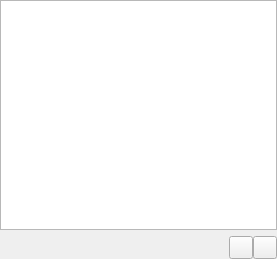
<?xml version="1.0" encoding="UTF-8"?>
<ui version="4.0">
 <class>StreamsPage</class>
 <widget class="QWidget" name="StreamsPage">
  <property name="geometry">
   <rect>
    <x>0</x>
    <y>0</y>
    <width>277</width>
    <height>259</height>
   </rect>
  </property>
  <layout class="QVBoxLayout" name="vlayout">
   <property name="leftMargin">
    <number>0</number>
   </property>
   <property name="topMargin">
    <number>0</number>
   </property>
   <property name="rightMargin">
    <number>0</number>
   </property>
   <property name="bottomMargin">
    <number>0</number>
   </property>
   <item>
    <widget class="QStackedWidget" name="viewStack">
     <property name="currentIndex">
      <number>0</number>
     </property>
     <widget class="ItemView" name="view"/>
     <widget class="ItemView" name="searchView"/>
    </widget>
   </item>
   <item>
    <layout class="QHBoxLayout" name="hlayout">
     <property name="spacing">
      <number>0</number>
     </property>
     <property name="leftMargin">
      <number>0</number>
     </property>
     <property name="topMargin">
      <number>0</number>
     </property>
     <property name="rightMargin">
      <number>0</number>
     </property>
     <property name="bottomMargin">
      <number>0</number>
     </property>
     <item>
      <widget class="QLabel" name="diStatusLabel">
       <property name="font">
        <font>
         <weight>75</weight>
         <bold>true</bold>
        </font>
       </property>
      </widget>
     </item>
     <item>
      <spacer name="horizontalSpacer">
       <property name="orientation">
        <enum>Qt::Horizontal</enum>
       </property>
       <property name="sizeHint" stdset="0">
        <size>
         <width>16</width>
         <height>20</height>
        </size>
       </property>
      </spacer>
     </item>
     <item>
      <widget class="MenuButton" name="menuButton"/>
     </item>
     <item>
      <widget class="ToolButton" name="replacePlayQueue"/>
     </item>
    </layout>
   </item>
  </layout>
 </widget>
 <customwidgets>
  <customwidget>
   <class>ItemView</class>
   <extends>QTreeView</extends>
   <header>itemview.h</header>
  </customwidget>
  <customwidget>
   <class>MenuButton</class>
   <extends>QToolButton</extends>
   <header>menubutton.h</header>
  </customwidget>
  <customwidget>
   <class>ToolButton</class>
   <extends>QToolButton</extends>
   <header>toolbutton.h</header>
  </customwidget>
 </customwidgets>
 <resources/>
 <connections/>
</ui>
